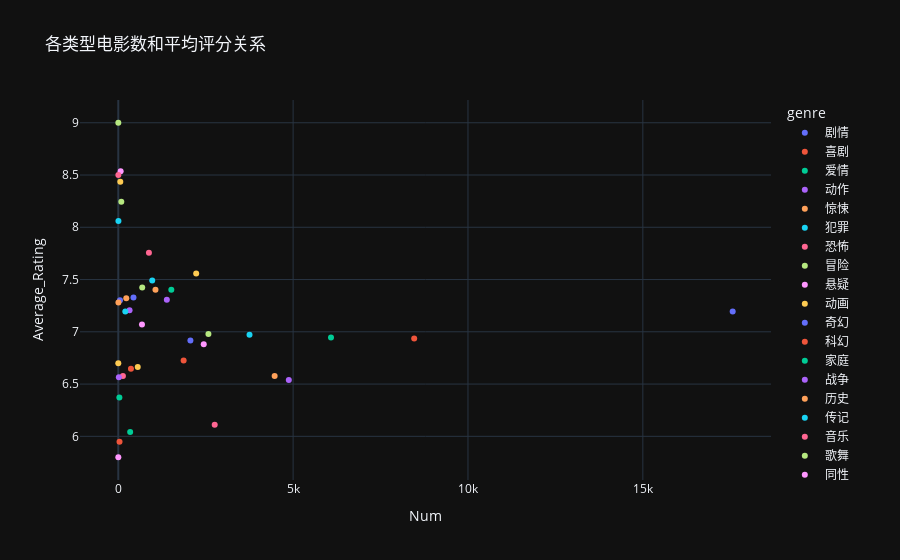

Notebook code for this chart:
### Code cell
fig6 = px.scatter(genreNum_avergeRating, x="Num", y="Average_Rating",
                 color="genre",
                 hover_name="genre",
                 title = "各类型电影数和平均评分关系"
                 )
fig6.show()

### Figure 1 — Plotly figure (JSON) as saved in the notebook; plotly's stock layout.template omitted (floating-point values rounded to 4 significant figures)
{"data": [{"hovertemplate": "<b>%{hovertext}</b><br><br>genre=剧情<br>Num=%{x}<br>Average_Rating=%{y}<extra></extra>", "hovertext": ["剧情"], "legendgroup": "剧情", "marker": {"color": "#636efa", "symbol": "circle"}, "mode": "markers", "name": "剧情", "orientation": "v", "showlegend": true, "x": [17570], "xaxis": "x", "y": [7.193], "yaxis": "y", "type": "scatter"}, {"hovertemplate": "<b>%{hovertext}</b><br><br>genre=喜剧<br>Num=%{x}<br>Average_Rating=%{y}<extra></extra>", "hovertext": ["喜剧"], "legendgroup": "喜剧", "marker": {"color": "#EF553B", "symbol": "circle"}, "mode": "markers", "name": "喜剧", "orientation": "v", "showlegend": true, "x": [8462], "xaxis": "x", "y": [6.937], "yaxis": "y", "type": "scatter"}, {"hovertemplate": "<b>%{hovertext}</b><br><br>genre=爱情<br>Num=%{x}<br>Average_Rating=%{y}<extra></extra>", "hovertext": ["爱情"], "legendgroup": "爱情", "marker": {"color": "#00cc96", "symbol": "circle"}, "mode": "markers", "name": "爱情", "orientation": "v", "showlegend": true, "x": [6083], "xaxis": "x", "y": [6.947], "yaxis": "y", "type": "scatter"}, {"hovertemplate": "<b>%{hovertext}</b><br><br>genre=动作<br>Num=%{x}<br>Average_Rating=%{y}<extra></extra>", "hovertext": ["动作"], "legendgroup": "动作", "marker": {"color": "#ab63fa", "symbol": "circle"}, "mode": "markers", "name": "动作", "orientation": "v", "showlegend": true, "x": [4877], "xaxis": "x", "y": [6.539], "yaxis": "y", "type": "scatter"}, {"hovertemplate": "<b>%{hovertext}</b><br><br>genre=惊悚<br>Num=%{x}<br>Average_Rating=%{y}<extra></extra>", "hovertext": ["惊悚"], "legendgroup": "惊悚", "marker": {"color": "#FFA15A", "symbol": "circle"}, "mode": "markers", "name": "惊悚", "orientation": "v", "showlegend": true, "x": [4472], "xaxis": "x", "y": [6.578], "yaxis": "y", "type": "scatter"}, {"hovertemplate": "<b>%{hovertext}</b><br><br>genre=犯罪<br>Num=%{x}<br>Average_Rating=%{y}<extra></extra>", "hovertext": ["犯罪"], "legendgroup": "犯罪", "marker": {"color": "#19d3f3", "symbol": "circle"}, "mode": "markers", "name": "犯罪", "orientation": "v", "showlegend": true, "x": [3753], "xaxis": "x", "y": [6.971], "yaxis": "y", "type": "scatter"}, {"hovertemplate": "<b>%{hovertext}</b><br><br>genre=恐怖<br>Num=%{x}<br>Average_Rating=%{y}<extra></extra>", "hovertext": ["恐怖"], "legendgroup": "恐怖", "marker": {"color": "#FF6692", "symbol": "circle"}, "mode": "markers", "name": "恐怖", "orientation": "v", "showlegend": true, "x": [2758], "xaxis": "x", "y": [6.11], "yaxis": "y", "type": "scatter"}, {"hovertemplate": "<b>%{hovertext}</b><br><br>genre=冒险<br>Num=%{x}<br>Average_Rating=%{y}<extra></extra>", "hovertext": ["冒险"], "legendgroup": "冒险", "marker": {"color": "#B6E880", "symbol": "circle"}, "mode": "markers", "name": "冒险", "orientation": "v", "showlegend": true, "x": [2578], "xaxis": "x", "y": [6.979], "yaxis": "y", "type": "scatter"}, {"hovertemplate": "<b>%{hovertext}</b><br><br>genre=悬疑<br>Num=%{x}<br>Average_Rating=%{y}<extra></extra>", "hovertext": ["悬疑"], "legendgroup": "悬疑", "marker": {"color": "#FF97FF", "symbol": "circle"}, "mode": "markers", "name": "悬疑", "orientation": "v", "showlegend": true, "x": [2444], "xaxis": "x", "y": [6.881], "yaxis": "y", "type": "scatter"}, {"hovertemplate": "<b>%{hovertext}</b><br><br>genre=动画<br>Num=%{x}<br>Average_Rating=%{y}<extra></extra>", "hovertext": ["动画"], "legendgroup": "动画", "marker": {"color": "#FECB52", "symbol": "circle"}, "mode": "markers", "name": "动画", "orientation": "v", "showlegend": true, "x": [2228], "xaxis": "x", "y": [7.557], "yaxis": "y", "type": "scatter"}, {"hovertemplate": "<b>%{hovertext}</b><br><br>genre=奇幻<br>Num=%{x}<br>Average_Rating=%{y}<extra></extra>", "hovertext": ["奇幻"], "legendgroup": "奇幻", "marker": {"color": "#636efa", "symbol": "circle"}, "mode": "markers", "name": "奇幻", "orientation": "v", "showlegend": true, "x": [2063], "xaxis": "x", "y": [6.916], "yaxis": "y", "type": "scatter"}, {"hovertemplate": "<b>%{hovertext}</b><br><br>genre=科幻<br>Num=%{x}<br>Average_Rating=%{y}<extra></extra>", "hovertext": ["科幻"], "legendgroup": "科幻", "marker": {"color": "#EF553B", "symbol": "circle"}, "mode": "markers", "name": "科幻", "orientation": "v", "showlegend": true, "x": [1869], "xaxis": "x", "y": [6.725], "yaxis": "y", "type": "scatter"}, {"hovertemplate": "<b>%{hovertext}</b><br><br>genre=家庭<br>Num=%{x}<br>Average_Rating=%{y}<extra></extra>", "hovertext": ["家庭"], "legendgroup": "家庭", "marker": {"color": "#00cc96", "symbol": "circle"}, "mode": "markers", "name": "家庭", "orientation": "v", "showlegend": true, "x": [1517], "xaxis": "x", "y": [7.402], "yaxis": "y", "type": "scatter"}, {"hovertemplate": "<b>%{hovertext}</b><br><br>genre=战争<br>Num=%{x}<br>Average_Rating=%{y}<extra></extra>", "hovertext": ["战争"], "legendgroup": "战争", "marker": {"color": "#ab63fa", "symbol": "circle"}, "mode": "markers", "name": "战争", "orientation": "v", "showlegend": true, "x": [1389], "xaxis": "x", "y": [7.307], "yaxis": "y", "type": "scatter"}, {"hovertemplate": "<b>%{hovertext}</b><br><br>genre=历史<br>Num=%{x}<br>Average_Rating=%{y}<extra></extra>", "hovertext": ["历史"], "legendgroup": "历史", "marker": {"color": "#FFA15A", "symbol": "circle"}, "mode": "markers", "name": "历史", "orientation": "v", "showlegend": true, "x": [1064], "xaxis": "x", "y": [7.403], "yaxis": "y", "type": "scatter"}, {"hovertemplate": "<b>%{hovertext}</b><br><br>genre=传记<br>Num=%{x}<br>Average_Rating=%{y}<extra></extra>", "hovertext": ["传记"], "legendgroup": "传记", "marker": {"color": "#19d3f3", "symbol": "circle"}, "mode": "markers", "name": "传记", "orientation": "v", "showlegend": true, "x": [971], "xaxis": "x", "y": [7.491], "yaxis": "y", "type": "scatter"}, {"hovertemplate": "<b>%{hovertext}</b><br><br>genre=音乐<br>Num=%{x}<br>Average_Rating=%{y}<extra></extra>", "hovertext": ["音乐"], "legendgroup": "音乐", "marker": {"color": "#FF6692", "symbol": "circle"}, "mode": "markers", "name": "音乐", "orientation": "v", "showlegend": true, "x": [877], "xaxis": "x", "y": [7.757], "yaxis": "y", "type": "scatter"}, {"hovertemplate": "<b>%{hovertext}</b><br><br>genre=歌舞<br>Num=%{x}<br>Average_Rating=%{y}<extra></extra>", "hovertext": ["歌舞"], "legendgroup": "歌舞", "marker": {"color": "#B6E880", "symbol": "circle"}, "mode": "markers", "name": "歌舞", "orientation": "v", "showlegend": true, "x": [685], "xaxis": "x", "y": [7.424], "yaxis": "y", "type": "scatter"}, {"hovertemplate": "<b>%{hovertext}</b><br><br>genre=同性<br>Num=%{x}<br>Average_Rating=%{y}<extra></extra>", "hovertext": ["同性"], "legendgroup": "同性", "marker": {"color": "#FF97FF", "symbol": "circle"}, "mode": "markers", "name": "同性", "orientation": "v", "showlegend": true, "x": [678], "xaxis": "x", "y": [7.071], "yaxis": "y", "type": "scatter"}, {"hovertemplate": "<b>%{hovertext}</b><br><br>genre=古装<br>Num=%{x}<br>Average_Rating=%{y}<extra></extra>", "hovertext": ["古装"], "legendgroup": "古装", "marker": {"color": "#FECB52", "symbol": "circle"}, "mode": "markers", "name": "古装", "orientation": "v", "showlegend": true, "x": [557], "xaxis": "x", "y": [6.664], "yaxis": "y", "type": "scatter"}, {"hovertemplate": "<b>%{hovertext}</b><br><br>genre=运动<br>Num=%{x}<br>Average_Rating=%{y}<extra></extra>", "hovertext": ["运动"], "legendgroup": "运动", "marker": {"color": "#636efa", "symbol": "circle"}, "mode": "markers", "name": "运动", "orientation": "v", "showlegend": true, "x": [435], "xaxis": "x", "y": [7.328], "yaxis": "y", "type": "scatter"}, {"hovertemplate": "<b>%{hovertext}</b><br><br>genre=武侠<br>Num=%{x}<br>Average_Rating=%{y}<extra></extra>", "hovertext": ["武侠"], "legendgroup": "武侠", "marker": {"color": "#EF553B", "symbol": "circle"}, "mode": "markers", "name": "武侠", "orientation": "v", "showlegend": true, "x": [363], "xaxis": "x", "y": [6.645], "yaxis": "y", "type": "scatter"}, {"hovertemplate": "<b>%{hovertext}</b><br><br>genre=情色<br>Num=%{x}<br>Average_Rating=%{y}<extra></extra>", "hovertext": ["情色"], "legendgroup": "情色", "marker": {"color": "#00cc96", "symbol": "circle"}, "mode": "markers", "name": "情色", "orientation": "v", "showlegend": true, "x": [340], "xaxis": "x", "y": [6.041], "yaxis": "y", "type": "scatter"}, {"hovertemplate": "<b>%{hovertext}</b><br><br>genre=西部<br>Num=%{x}<br>Average_Rating=%{y}<extra></extra>", "hovertext": ["西部"], "legendgroup": "西部", "marker": {"color": "#ab63fa", "symbol": "circle"}, "mode": "markers", "name": "西部", "orientation": "v", "showlegend": true, "x": [323], "xaxis": "x", "y": [7.207], "yaxis": "y", "type": "scatter"}, {"hovertemplate": "<b>%{hovertext}</b><br><br>genre=儿童<br>Num=%{x}<br>Average_Rating=%{y}<extra></extra>", "hovertext": ["儿童"], "legendgroup": "儿童", "marker": {"color": "#FFA15A", "symbol": "circle"}, "mode": "markers", "name": "儿童", "orientation": "v", "showlegend": true, "x": [229], "xaxis": "x", "y": [7.322], "yaxis": "y", "type": "scatter"}, {"hovertemplate": "<b>%{hovertext}</b><br><br>genre=黑色电影<br>Num=%{x}<br>Average_Rating=%{y}<extra></extra>", "hovertext": ["黑色电影"], "legendgroup": "黑色电影", "marker": {"color": "#19d3f3", "symbol": "circle"}, "mode": "markers", "name": "黑色电影", "orientation": "v", "showlegend": true, "x": [202], "xaxis": "x", "y": [7.194], "yaxis": "y", "type": "scatter"}, {"hovertemplate": "<b>%{hovertext}</b><br><br>genre=灾难<br>Num=%{x}<br>Average_Rating=%{y}<extra></extra>", "hovertext": ["灾难"], "legendgroup": "灾难", "marker": {"color": "#FF6692", "symbol": "circle"}, "mode": "markers", "name": "灾难", "orientation": "v", "showlegend": true, "x": [133], "xaxis": "x", "y": [6.577], "yaxis": "y", "type": "scatter"}, {"hovertemplate": "<b>%{hovertext}</b><br><br>genre=戏曲<br>Num=%{x}<br>Average_Rating=%{y}<extra></extra>", "hovertext": ["戏曲"], "legendgroup": "戏曲", "marker": {"color": "#B6E880", "symbol": "circle"}, "mode": "markers", "name": "戏曲", "orientation": "v", "showlegend": true, "x": [87], "xaxis": "x", "y": [8.245], "yaxis": "y", "type": "scatter"}, {"hovertemplate": "<b>%{hovertext}</b><br><br>genre=舞台艺术<br>Num=%{x}<br>Average_Rating=%{y}<extra></extra>", "hovertext": ["舞台艺术"], "legendgroup": "舞台艺术", "marker": {"color": "#FF97FF", "symbol": "circle"}, "mode": "markers", "name": "舞台艺术", "orientation": "v", "showlegend": true, "x": [68], "xaxis": "x", "y": [8.537], "yaxis": "y", "type": "scatter"}, {"hovertemplate": "<b>%{hovertext}</b><br><br>genre=脱口秀<br>Num=%{x}<br>Average_Rating=%{y}<extra></extra>", "hovertext": ["脱口秀"], "legendgroup": "脱口秀", "marker": {"color": "#FECB52", "symbol": "circle"}, "mode": "markers", "name": "脱口秀", "orientation": "v", "showlegend": true, "x": [58], "xaxis": "x", "y": [8.434], "yaxis": "y", "type": "scatter"}, {"hovertemplate": "<b>%{hovertext}</b><br><br>genre=真人秀<br>Num=%{x}<br>Average_Rating=%{y}<extra></extra>", "hovertext": ["真人秀"], "legendgroup": "真人秀", "marker": {"color": "#636efa", "symbol": "circle"}, "mode": "markers", "name": "真人秀", "orientation": "v", "showlegend": true, "x": [49], "xaxis": "x", "y": [7.302], "yaxis": "y", "type": "scatter"}, {"hovertemplate": "<b>%{hovertext}</b><br><br>genre=Adult<br>Num=%{x}<br>Average_Rating=%{y}<extra></extra>", "hovertext": ["Adult"], "legendgroup": "Adult", "marker": {"color": "#EF553B", "symbol": "circle"}, "mode": "markers", "name": "Adult", "orientation": "v", "showlegend": true, "x": [36], "xaxis": "x", "y": [5.947], "yaxis": "y", "type": "scatter"}, {"hovertemplate": "<b>%{hovertext}</b><br><br>genre=鬼怪<br>Num=%{x}<br>Average_Rating=%{y}<extra></extra>", "hovertext": ["鬼怪"], "legendgroup": "鬼怪", "marker": {"color": "#00cc96", "symbol": "circle"}, "mode": "markers", "name": "鬼怪", "orientation": "v", "showlegend": true, "x": [32], "xaxis": "x", "y": [6.372], "yaxis": "y", "type": "scatter"}, {"hovertemplate": "<b>%{hovertext}</b><br><br>genre=惊栗<br>Num=%{x}<br>Average_Rating=%{y}<extra></extra>", "hovertext": ["惊栗"], "legendgroup": "惊栗", "marker": {"color": "#ab63fa", "symbol": "circle"}, "mode": "markers", "name": "惊栗", "orientation": "v", "showlegend": true, "x": [17], "xaxis": "x", "y": [6.565], "yaxis": "y", "type": "scatter"}, {"hovertemplate": "<b>%{hovertext}</b><br><br>genre=悬念<br>Num=%{x}<br>Average_Rating=%{y}<extra></extra>", "hovertext": ["悬念"], "legendgroup": "悬念", "marker": {"color": "#FFA15A", "symbol": "circle"}, "mode": "markers", "name": "悬念", "orientation": "v", "showlegend": true, "x": [5], "xaxis": "x", "y": [7.28], "yaxis": "y", "type": "scatter"}, {"hovertemplate": "<b>%{hovertext}</b><br><br>genre=荒诞<br>Num=%{x}<br>Average_Rating=%{y}<extra></extra>", "hovertext": ["荒诞"], "legendgroup": "荒诞", "marker": {"color": "#19d3f3", "symbol": "circle"}, "mode": "markers", "name": "荒诞", "orientation": "v", "showlegend": true, "x": [5], "xaxis": "x", "y": [8.06], "yaxis": "y", "type": "scatter"}, {"hovertemplate": "<b>%{hovertext}</b><br><br>genre=纪录片<br>Num=%{x}<br>Average_Rating=%{y}<extra></extra>", "hovertext": ["纪录片"], "legendgroup": "纪录片", "marker": {"color": "#FF6692", "symbol": "circle"}, "mode": "markers", "name": "纪录片", "orientation": "v", "showlegend": true, "x": [3], "xaxis": "x", "y": [8.5], "yaxis": "y", "type": "scatter"}, {"hovertemplate": "<b>%{hovertext}</b><br><br>genre=Talk-Show<br>Num=%{x}<br>Average_Rating=%{y}<extra></extra>", "hovertext": ["Talk-Show"], "legendgroup": "Talk-Show", "marker": {"color": "#B6E880", "symbol": "circle"}, "mode": "markers", "name": "Talk-Show", "orientation": "v", "showlegend": true, "x": [2], "xaxis": "x", "y": [9.0], "yaxis": "y", "type": "scatter"}, {"hovertemplate": "<b>%{hovertext}</b><br><br>genre=Reality-TV<br>Num=%{x}<br>Average_Rating=%{y}<extra></extra>", "hovertext": ["Reality-TV"], "legendgroup": "Reality-TV", "marker": {"color": "#FF97FF", "symbol": "circle"}, "mode": "markers", "name": "Reality-TV", "orientation": "v", "showlegend": true, "x": [2], "xaxis": "x", "y": [5.8], "yaxis": "y", "type": "scatter"}, {"hovertemplate": "<b>%{hovertext}</b><br><br>genre=Comedy<br>Num=%{x}<br>Average_Rating=%{y}<extra></extra>", "hovertext": ["Comedy"], "legendgroup": "Comedy", "marker": {"color": "#FECB52", "symbol": "circle"}, "mode": "markers", "name": "Comedy", "orientation": "v", "showlegend": true, "x": [1], "xaxis": "x", "y": [6.7], "yaxis": "y", "type": "scatter"}], "layout": {"xaxis": {"anchor": "y", "domain": [0.0, 1.0], "title": {"text": "Num"}}, "yaxis": {"anchor": "x", "domain": [0.0, 1.0], "title": {"text": "Average_Rating"}}, "legend": {"title": {"text": "genre"}, "tracegroupgap": 0}, "title": {"text": "各类型电影数和平均评分关系"}}}
